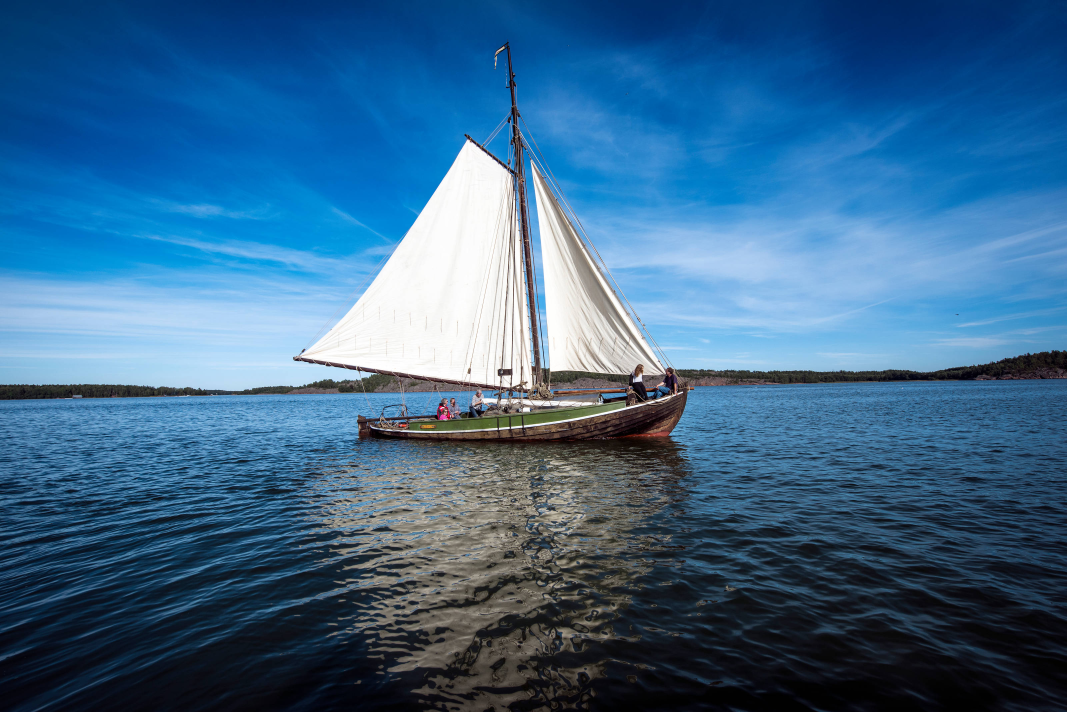
#> input picture boat.jpeg, 3200 x 2136 px (shown at 1/3 size)
$ python testing2.py
#> lines starting #> are read from the running program, lines starting #| are printed output that depends on the picture; long printed decimals are rounded
#!/usr/bin/env python3
# -*- coding: utf-8 -*-
"""
Lab 2: Basic Image Processing Using Python

Created on Tue Jan  4 20:22:54 2022

@author: etharhussein
"""

import numpy as np
import cv2 as cv
import matplotlib.pyplot as plt

# cv.read read the image from disk to numpy array
img = cv.imread("boat.jpeg", cv.IMREAD_GRAYSCALE)
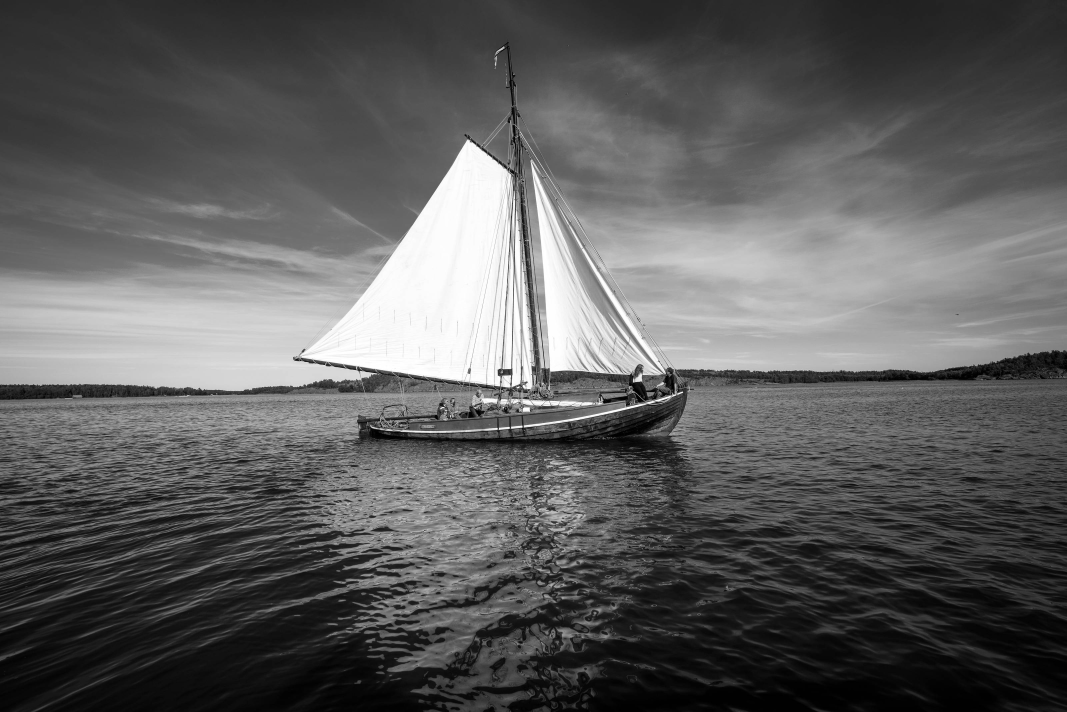
#> img: shape (2136, 3200) (shown at 1/3 size); min 0, max 255, mean 93.7

# size of the image
print("Intro - The Image Shape:",img.shape)
#| Intro - The Image Shape: (2136, 3200)

# display image to screen
plt.imshow(img, cmap='gray')
plt.show()

'''But first we need to convert
the image from type “uint8” into”float32”
 and normalize it by 255. '''

img = img.astype(np.float32)/255.

# display image to make sure its the same as above and correct
plt.imshow(img, cmap='gray')
plt.show()

#----------------------------
# Number 1
# Printing the value of the pixel at location (132,112)
print('Number 1:', img[132,112])
#| Number 1: 0.1882
#----------------------------
# Number 2
# Displaying the top-left quarter of the image (with 2-D slicing: x[a:b,a:b])
# ????????????????????????????
# do img.shape for the size 500 * 500 .t he 1st quarter is 125*125. top left is 0,0. bottm right will be the largest number
plt.imshow(img[0:384, 0:384],cmap='gray') #how did you know the slicing?
plt.show()
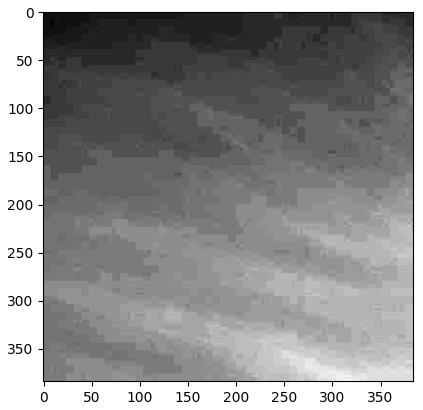
#> figure drawn by matplotlib, 1 panel
#----------------------------
# Number 3
# implement linear filtering
ma = 1./9.*np.array([[1.,1.,1.,],[1.,1.,1.],[1.,1.,1.,]])

# perform two-dimensional (2-D) convolution.
# convolve the image with the moving average filter “ma”
from scipy.signal import convolve2d
img_filtered = convolve2d(img, ma)

# size of the filtered  image
print(img.shape)
#| (2136, 3200)
print(img_filtered.shape)
#| (2138, 3202)

# display filtrered imaged
plt.imshow(img_filtered, cmap='gray')
plt.show()

# PRINT HERE THE DIFF !!!!!!
#----------------------------
# Number 4
# save the image to computer
# grayscale images are from 0 to 1
img_filtered = img_filtered * 255
cv.imwrite("boat_filtered.jpeg", img_filtered)

'''look up on computer and make sure it looks like
the image you displayed on your computer '''

#----------------------------
# Number 5
# now we make 3-by-3 difference filter
# first row:[1,0,-1], second row: [2,0,-2], third row:[1,0,-1]).
df = np.array([[1,0,-1],[2,0,-2],[1,0,-1]])
print("Number 5:\n", df)

#display with the filter with convolve2d
img_diff = convolve2d(img,df) + 0.5 # need to add 0.5 to output pixels
print("Number 5:", img_diff.shape)
#| Number 5: (2138, 3202)
plt.imshow(img_diff,cmap='gray')
plt.show()
'''img_diff is size 770x770. The img_diff
shows the details or edges of img.'''
#???????
# i got differnet answers. shouldn't the coment
# be (2138, 3202) not 770x770 when you run the program?

#----------------------------
# Number 6

# Detecting horizontal edges of the image
# using the filter [-1 2 -1].
# just like 5
horizontal = np.array([[-1, 2,-1]])
img_horiz = convolve2d(img,horizontal) + 0.5
plt.imshow(img_horiz,cmap='gray')
plt.show()

#----------------------------
# Number 7

# Detecting vertical edges of the image
# using the filter [-1 2 -1].
# just like 6
vertical = np.array([[-1],[2], [-1]]) # this is how you do vertical
img_horiz = convolve2d(img,horizontal) + 0.5
plt.imshow(img_horiz,cmap='gray')
plt.show()

#----------------------------
# Number 8
# same experiements but with colorful picture
'''opencv, imwrite,imread is normally BGR format. so you have
to covnert with back to RGB format when you want to channel a lot of colors. '''

img2 = cv.imread("pink_room.jpeg")
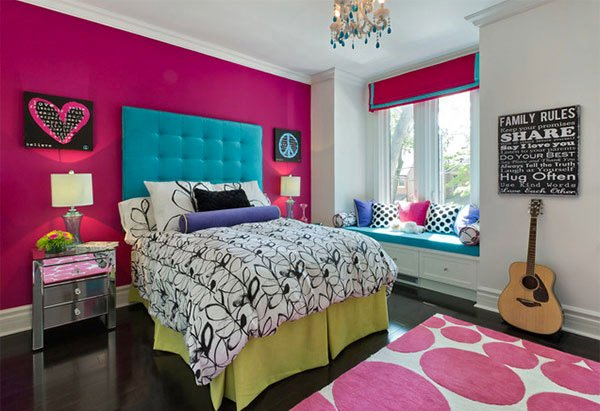
#> input picture pink_room.jpeg, 600 x 411 px
#> img2 is the input picture: shape (411, 600, 3); mean B, G, R 119.7, 111.2, 135.5
img2 = cv.cvtColor(img2, cv.COLOR_BGR2RGB)

#----------------------------
# Number 1.2
print("Number 1.2:",img2.shape)
#| Number 1.2: (411, 600, 3)
plt.imshow(img2)
plt.show()

#----------------------------
# Number 2.2
img2 = img2.astype(np.float32)/255
print(img2[132,112])
#| [0.5922  0.0549 0.2588]

plt.imshow(img2[0:384, 0:384])
plt.show()

#----------------------------
# Number 3.2
red = img2[:,:,0]
red_filtered = convolve2d(red, ma)
green = img2[:,:,1]
green_filtered = convolve2d(green, ma)
blue = img2[:,:,2]
blue_filtered = convolve2d(blue, ma)
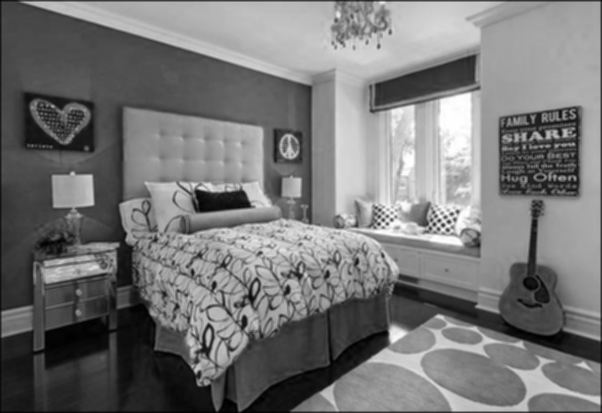
#> blue_filtered: shape (413, 602) float64; min 0, max 1, mean 0.466

img2_filtered = np.dstack((red_filtered,green_filtered,blue_filtered))
print(img2_filtered.shape)
#| (413, 602, 3)
plt.imshow(img2_filtered)
plt.show()
# img2_filtered is size 770x770x3
# img2_filtered is blurrier than img2 and the colors are less saturated

#----------------------------
# Number 4.2
img2_filtered = np.dstack((blue_filtered,green_filtered,red_filtered)) * 255
cv.imwrite('pink_room_filtered.jpeg',img2_filtered)

#----------------------------
# Number 5.2

red_diff = convolve2d(red, df)
green_diff = convolve2d(green, df)
blue_diff = convolve2d(blue, df)

img2_diff = np.dstack((red_diff,green_diff,blue_diff))
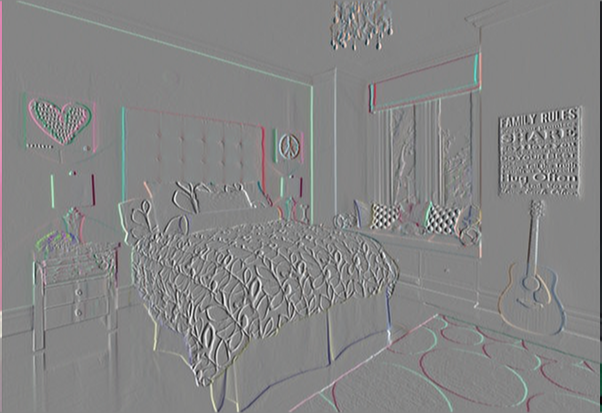
#> img2_diff: shape (413, 602, 3) float64; mean R, G, B 0, 0, 0; drawn with min black and max white
print(img2_diff.shape)
#| (413, 602, 3)
plt.imshow(img2_diff)
plt.show()
# img_diff is size 770x770x3
# img_diff shows the lines of the image, like a negative version of it

#----------------------------
# Number 6.1
red_hori = convolve2d(red, horizontal)
green_hori = convolve2d(green, horizontal)
blue_hori = convolve2d(blue, horizontal)

img2_horizontal = np.dstack((red_hori,green_hori,blue_hori))
plt.imshow(img2_horizontal)
plt.show()

#----------------------------
# Number 7.2
red_vert = convolve2d(red, vertical)
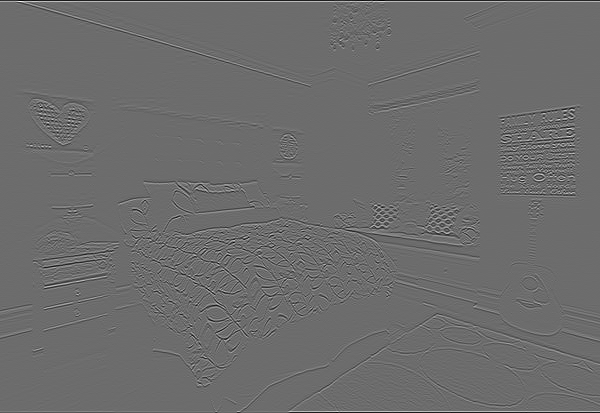
#> red_vert: shape (413, 600) float64; min -1.02, max 1.37, mean 0; drawn with min black and max white
green_vert = convolve2d(green, vertical)
blue_vert = convolve2d(blue, vertical)

img2_vertical = np.dstack((red_vert,green_vert,blue_vert))
plt.imshow(img2_vertical)
plt.show()
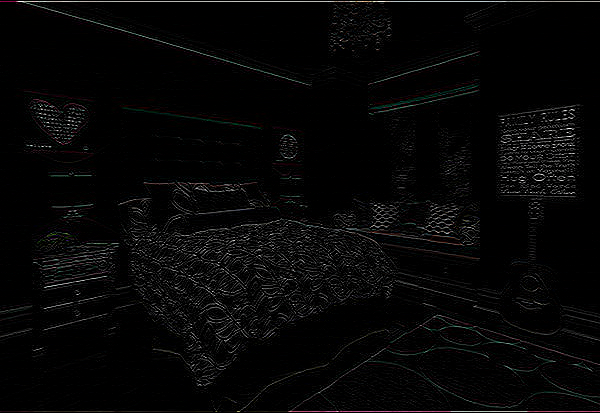
#> shown: shape (413, 600, 3) float64; mean R, G, B 0.0277, 0.0271, 0.0271

# ???????????????
# what do they mean by clipping?
# and it didnt the pink_room_filter saved pic is prob not right
